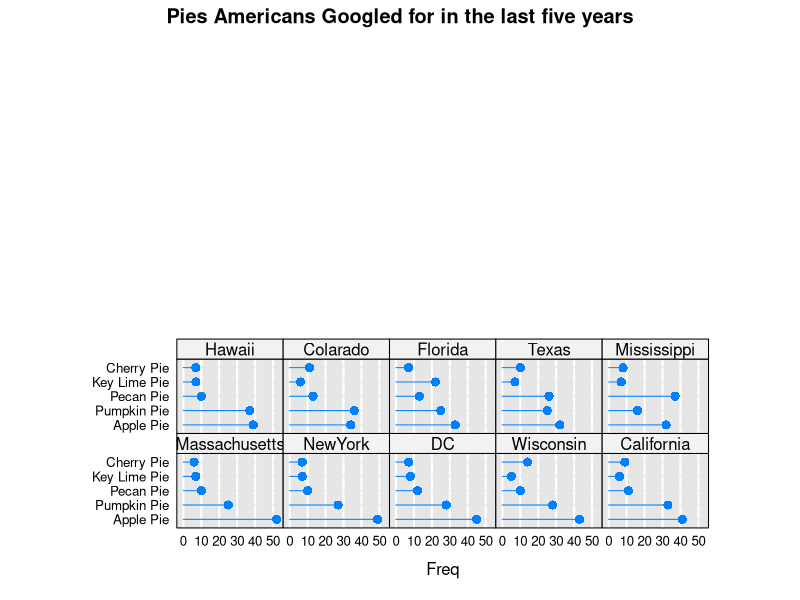
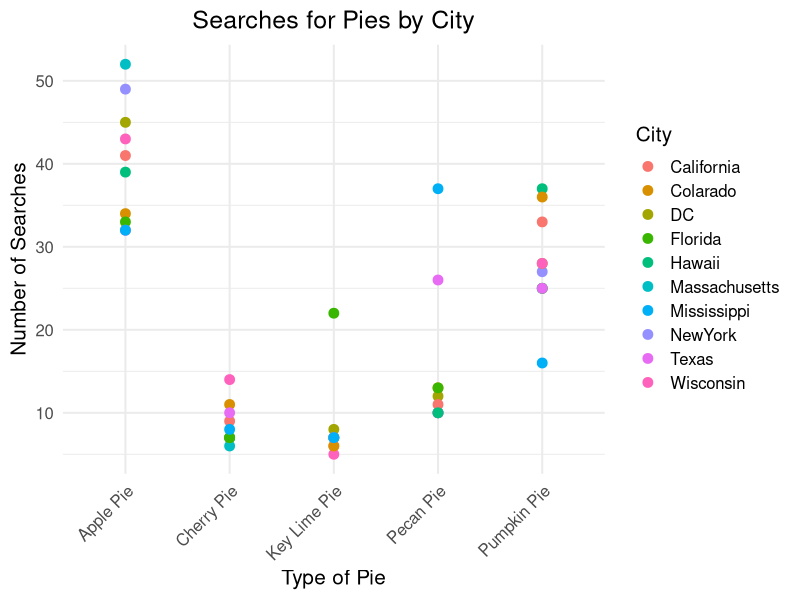

Source code (R) for these figures, in order:
## ---- chunk 1
library(lattice)
library(tidyverse)
## ---- chunk 2
Massachusetts <- c(52,25,10,7,6)
NewYork <- c(49,27,10,7,7)
DC <- c(45,28,12,8,7)
Wisconsin <- c(43,28,10,5,14)
California <- c(41,33,11,6,9)
Hawaii <- c(39,37,10,7,7)
Colarado <- c(34,36,13,6,11)
Florida <- c(33,25,13,22,7)
Texas <- c(32,25,26,7,10)
Mississippi <- c(32,16,37,7,8)

mat <- cbind(Massachusetts,NewYork,DC,Wisconsin,California,Hawaii,Colarado,Florida,Texas,Mississippi)
mat
## ---- chunk 3
type <- c("Apple Pie", "Pumpkin Pie", "Pecan Pie", "Key Lime Pie", "Cherry Pie")
City <- c("Massachusetts", "NewYork","DC","Wisconsin","California","Hawaii","Colarado","Florida","Texas","Mississippi")


colnames(mat) <- City
rownames(mat) <- type 
mat
## ---- chunk 4
oneColumn = dotplot(mat, groups = FALSE,
                    layout = c(5, 5), aspect = 0.7,
                    origin = 0,type = c("p","h"),
                    main = "Pies Americans Googled for in the last five years",
                    scales = list(x = list(tck = 0, alternating = FALSE)),
                    panel = function(...){
                      panel.fill(rgb(.9,.9,.9))
                      panel.grid(h = 0,v = -1,col = "white",lwd = 2)
                      panel.dotplot(col = rgb(0,.5,1),cex = 1.1,...)
                    }
)
oneColumn
## ---- chunk 5
mat_df <- as.data.frame(mat)
mat_df$City <- rownames(mat_df)

## ---- chunk 6
mat_long <- pivot_longer(mat_df, cols = -City, names_to = "Type", values_to = "Count")
## ---- chunk 7
ggplot(mat_long, aes(x = City, y = Count, color = Type)) +
  geom_point(size = 3) +
  labs(title = "Searches for Pies by City",
       x = "Type of Pie",
       y = "Number of Searches",
       color = "City") +
  theme_minimal(base_size = 15) + 
  theme(plot.title = element_text(hjust = 0.5)) + 
  theme(axis.text.x = element_text(angle = 45, hjust = 1))
